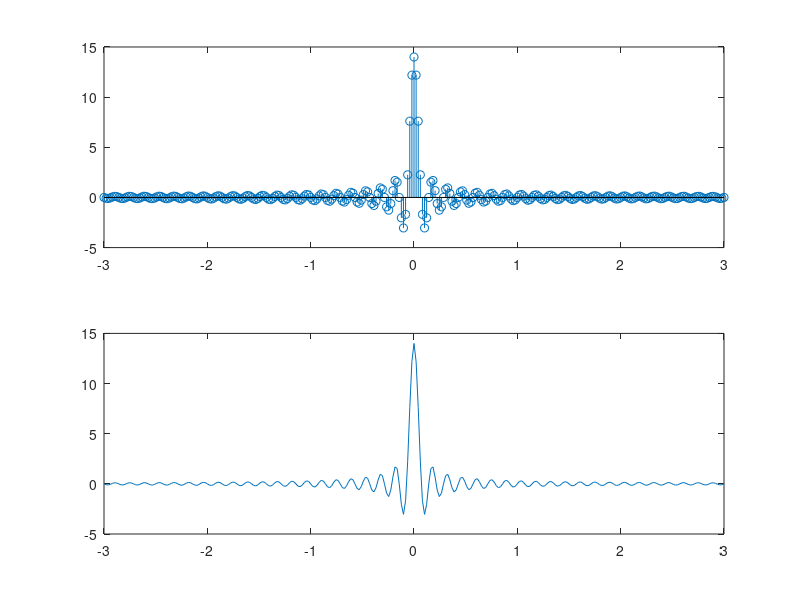

Write the MATLAB code that produced this figure.
N=2;
B=5+N;
fm=B;
fs = 7*fm;
t_start=0;
t_end=3;
t = [-3:1/fs:3];
mt= 2*B*sinc(2*B*t); 
subplot(2,1,1); stem(t,mt)
subplot(2,1,2); plot(t,mt)
